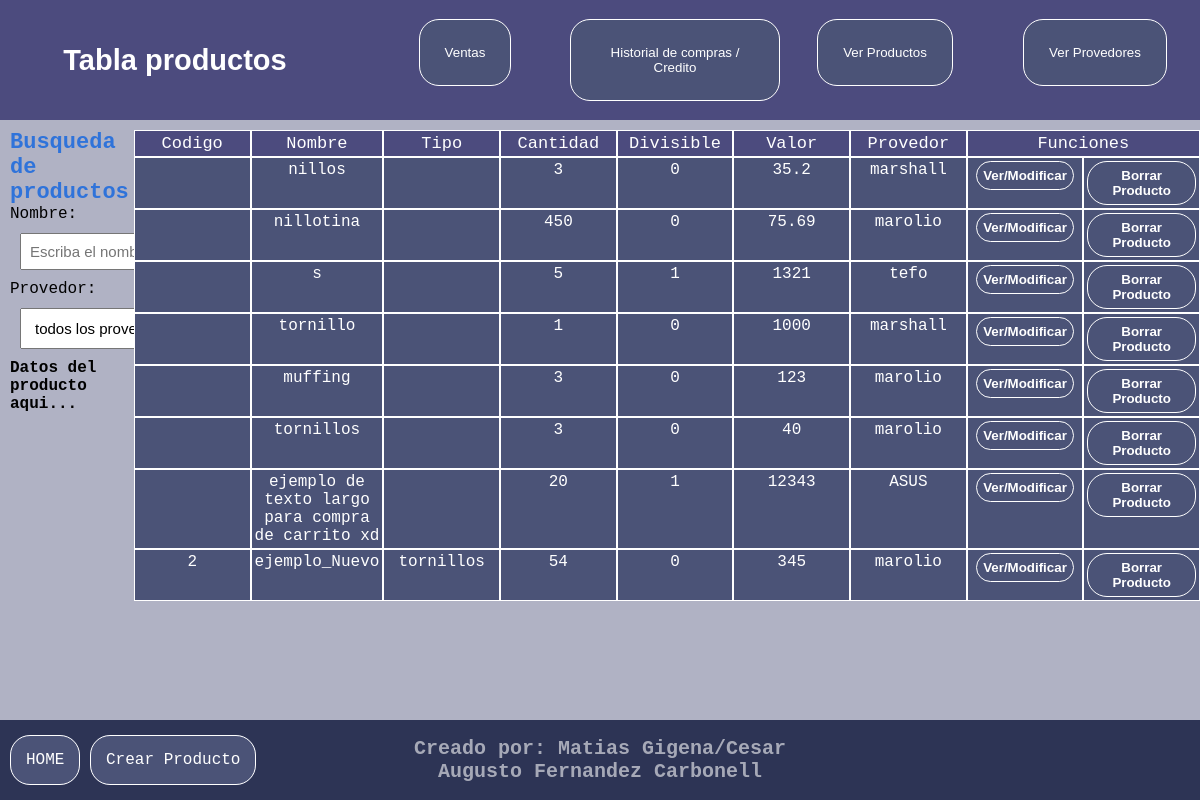
The page /gestion/productos.php (signed in) on the database its author committed.
### tables this page shows
CREATE TABLE `productos` (
  `id` int(11) NOT NULL,
  `codigoProducto` int(10) DEFAULT NULL,
  `nombre` varchar(150) NOT NULL,
  `cantidadMinima` int(10) DEFAULT NULL,
  `cantidad` int(50) NOT NULL,
  `divisible` float NOT NULL,
  `imagen` varchar(50) NOT NULL,
  `valor` float NOT NULL,
  `multiplicador` int(10) DEFAULT NULL,
  `tipo` varchar(20) DEFAULT NULL,
  `provedor` varchar(50) NOT NULL,
  `obs` varchar(20) DEFAULT NULL
);

### gestion/productos.php (the view, shortened to what this page needs)
<!DOCTYPE html>
<html lang="en">
<head>
  <link rel="stylesheet" type="text/css" href="../css/colors.css">
  <link rel="stylesheet" type="text/css" href="../css/tablaProdProv.css">
  <link rel="stylesheet" type="text/css" href="../css/index.css">
  <link rel="stylesheet" type="text/css" href="../css/header.css">
  <link rel="stylesheet" type="text/css" href="../css/footer.css">
</head>
<body>
<header>
    <div id="usuario">
    <?php
    if(empty($_SESSION["usuario"])){
        header("Location: iniciarSesion.php");
    }
    else{
        echo "<h2>Tabla productos</h2>";
    }
    ?>
    </div>
    <div id="botonera">
        <form action="ventas.php" method="post">
            <button class="boton" type="submit">Ventas</button>
        </form>
        <form action="credito.php" method="post">
            <button class="boton" type="submit">Historial de compras / Credito</button>
        </form>
        <form action="productos.php" method="post">
            <button class="boton" type="submit">Ver Productos</button>
        </form>
        <form action="provedores.php" method="post">
            <button class="boton" type="submit">Ver Provedores</button>
        </form>
    </div>
  </header>
  <section id="contenedor">
    <div id="busqueda">
    <form>
        <h3>Busqueda de productos</h3>
        <label for='provedores'>Nombre:</label>
        <input id='inputBusqueda' placeholder='Escriba el nombre del producto a buscar' type='text' size='35' onkeyup='showResult(this.value)'>
        <?php
        echo "<label for='provedores'>Provedor:</label>";
        echo "<select name='provedores' id='SelectProvedores' onchange='showResult(this.value)'>";
        echo "<option value='' selected >todos los provedores</option>";
        echo "</select>";
      ?>
      </form>
    <div id='txtHint'><b>Datos del producto aqui...</b></div>
    </div>
    <div id="tabla">
    <?php
      include('conexion.php');
      $sql = "SELECT * FROM productos";
      $result = mysqli_query($conexion,$sql);
      echo "<div id='tablaProductos'>
      <div class='boxGrid boxHed'>Codigo</div>
      <div class='boxGrid boxHed'>Nombre</div>
      <div class='boxGrid boxHed'>Tipo</div>
      <div class='boxGrid boxHed'>Cantidad</div>
      <div class='boxGrid boxHed'>Divisible</div>
      <div class='boxGrid boxHed'>Valor</div>
      <div class='boxGrid boxHed'>Provedor</div>
      <div class='boxGrid boxHed boxFunc'>Funciones</div>";
      if (mysqli_num_rows($result)> 0) {
        while($fila = mysqli_fetch_assoc($result)) {
          echo "<div class='boxGrid'>".$fila['codigoProducto']."</div>";
          echo "<div class='boxGrid'>".$fila['nombre']."</div>";
          echo "<div class='boxGrid'>".$fila['tipo']."</div>";
          if($fila['cantidad'] < $fila['cantidadMinima']){
            echo "<div class='boxGrid' style='color: red;'>".$fila['cantidad']."</div>";
          }else{
            echo "<div class='boxGrid'>".$fila['cantidad']."</div>";
          }
          echo "<div class='boxGrid'>".$fila['divisible']."</div>";
          echo "<div class='boxGrid'>".$fila['valor']."</div>";
          echo "<div class='boxGrid'>".$fila['provedor']."</div>";
          echo "<div class='boxGrid'><form action='modificarProducto.php' method='GET'>
                      <input hidden type='number' name='id' value='".$fila['id']."'>
                      <button class='buttom' type='submit'>Ver/Modificar</button>
                </form></div>";
          echo "<div class='boxGrid'><form action='borrarProducto.php' method='POST'>
                  <input hidden type='number' name='idProducto' value='".$fila['id']."'>
                  <input hidden type='text' name='imagen' value='".$fila['imagen']."'>
                  <button class='buttom' type='submit'>Borrar Producto</button>
              </form></div>";
        }
        echo "</div>";
      } else {
        echo "<div class='boxGrid'>Sin</div>";
        echo "<div class='boxGrid'>Resultados</div>";
      }
    ?>
    </div>
    <br>
  </section>
  <footer>
    <div id="regresoFoot">
        <a href='../index.php' class='vuelta'>HOME</a>
        <a class="funcion" href='crearProducto.php'>Crear Producto</a>
    </div>
    <div id="marcaDagua">
        <h4>Creado por: Matias Gigena/Cesar Augusto Fernandez Carbonell</h4>
    </div>
</footer>
</body>
</html>

### css/colors.css (style rules this page uses)
:root { --bg-color:#b0b2c4; --bg-secondary-color:#2d3455; --primary-color:#5c69ac; --secondary-color:#44528b; --header-bg:#4c4b7e; --header-letter:#ffffff; --letter-hover:#2f73da; --bt-letter:#ffffff; --bt-bg:#4b5377; }

### css/tablaProdProv.css (style rules this page uses)
#contenedor { justify-items: space-around; display: flex; align-items: top; }
.funcion { border-radius: 20px; text-decoration: none; color: var(--bt-letter); padding: 15px; border: 1px solid rgb(255, 255, 255); background-color: var(--bt-bg); }
#busqueda { padding: 10px; max-width: 50vw; height: auto; overflow: auto; }
#busqueda h3 { font-size: 22px; color: var(--letter-hover); }
#busqueda input { padding: 8px; font-size: 15px; margin: 10px; }
#busqueda select { padding: 10px; font-size: 15px; margin: 10px; }
#tablaProductos { margin-top: 10px; display: grid; grid-template-columns: repeat(9,1fr); overflow: auto; max-height: 60vh; }
.boxGrid { text-align: center; border: 1px solid var(--bt-letter); background-color: var(--bt-bg); padding: 3px; color: white; }
.boxHed { font-size: 17px; background-color: var(--header-bg); }
.boxFunc { grid-column: span 2; }
.buttom { cursor: pointer; border-radius: 20px; font-weight: bold; border: 1px solid rgb(255, 255, 255); background-color: var(--bt-bg); color: var(--bt-letter); padding: 6px; }
#txtHint { font-size: 16px; }

### css/index.css (style rules this page uses)
* { margin: 0px; padding: 0px; }
body { font-family: monospace; font-size: 16px; background-color: var(--bg-color); }

### css/header.css (style rules this page uses)
header { font-family:Verdana, Geneva, Tahoma, sans-serif; background-color:var(--header-bg); top: 0; position: sticky; z-index: 10; height: 120px; display: flex; justify-content: center; align-items: center; }
#usuario h2 { vertical-align: middle; font-size: 29px; text-align: center; color: var(--header-letter); width: 350px; }
#botonera { margin-left: 10px; display: grid; justify-items: center; grid-template-columns: repeat(4,1fr); }
.boton { cursor: pointer; border-radius: 20px; border: 1px solid rgb(255, 255, 255); background-color: var(--bt-bg); color: var(--bt-letter); padding: 25px; }

### css/footer.css (style rules this page uses)
footer { background-color: var(--bg-secondary-color); height: 80px; position: absolute; bottom: 0; width: 100%; display: grid; grid-template-columns: 1fr 1fr 1fr; justify-content: center; align-items: center; }
#regresoFoot { margin-left: 10px; }
#regresoFoot a { border-radius: 20px; text-decoration: none; color: var(--bt-letter); padding: 15px; border: 1px solid rgb(255, 255, 255); background-color: var(--bt-bg); }
#marcaDagua { color: rgba(255, 255, 255, 0.582); font-size: 20px; text-align: center; }

### rows shown on the page
productos: nombre "nillos", cantidad "3", divisible "0", valor "35.2", provedor "marshall"
productos: nombre "nillotina", cantidad "450", divisible "0", valor "75.69", provedor "marolio"
productos: nombre "s", cantidad "5", divisible "1", valor "1321", provedor "tefo"
productos: nombre "tornillo", cantidad "1", divisible "0", valor "1000", provedor "marshall"
productos: nombre "muffing", cantidad "3", divisible "0", valor "123", provedor "marolio"
productos: nombre "tornillos", cantidad "3", divisible "0", valor "40", provedor "marolio"
productos: nombre "ejemplo de texto largo para compra de carrito xd", cantidad "20", divisible "1", valor "12343", provedor "ASUS"
productos: codigoProducto "2", nombre "ejemplo_Nuevo", tipo "tornillos", cantidad "54", divisible "0", valor "345", provedor "marolio"
